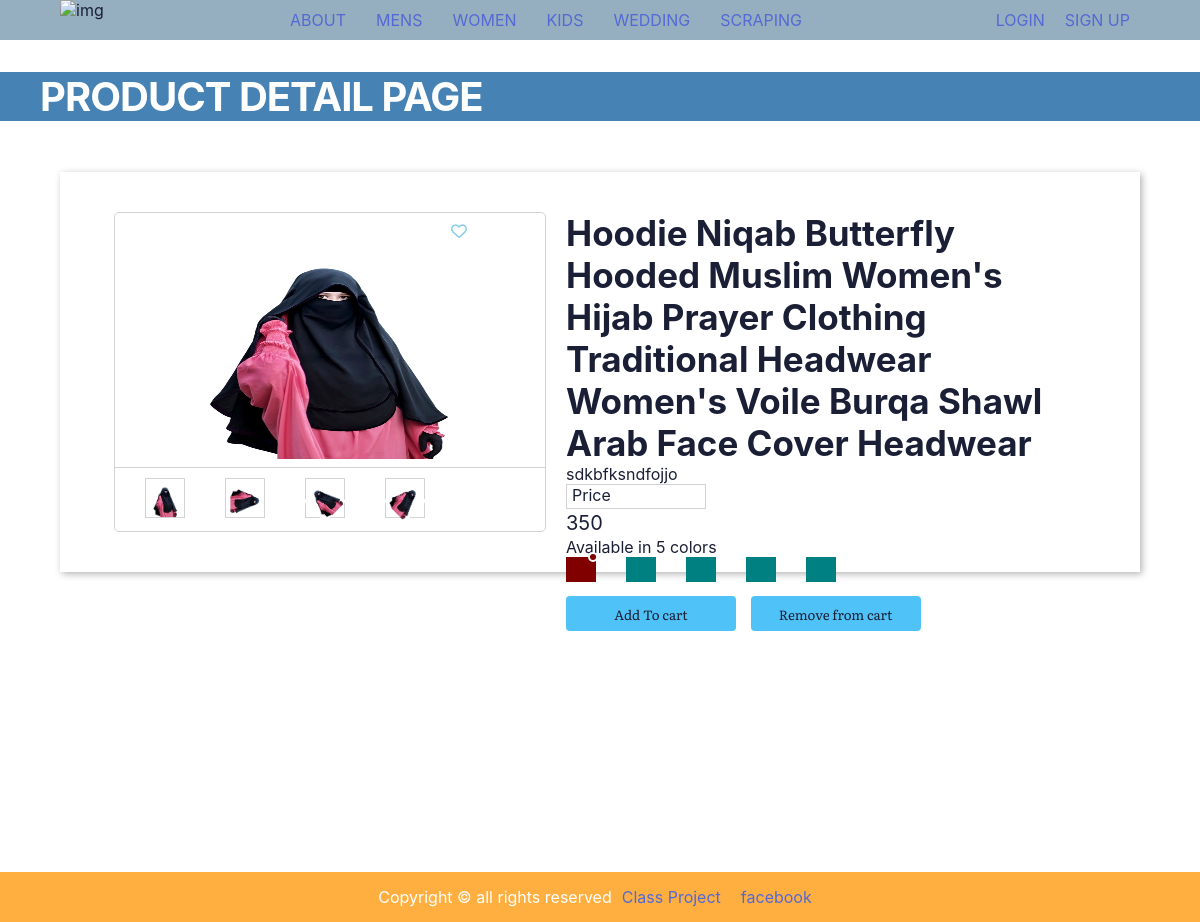
Page /product_detail/3 on the committed database.
### eshop/models.py (models this page shows, shortened)
class Product(models.Model):
    name = models.CharField(max_length = 150)
    category = models.ForeignKey(Category, on_delete = models.CASCADE)
    image = models.ImageField(upload_to = 'Product')
    price = models.IntegerField()
    description = models.TextField(max_length = 5000)
    class Meta:
        verbose_name_plural = 'Products'

### eshop/views.py (the view)
# urls.py: path('product_detail/<pk>', product_details, name = 'product_detail'),
def product_details(request, pk):
    product = Product.objects.get(pk=pk)
    context = {
        'product':product
    }
    return render(request, 'store/product-detail.html', context)

### templates/store/product-detail.html
{% extends 'store/base.html' %}
        {% block eshop_content %}
        {% load static %}
        <br>
        <br>
        <br>
        <section>
          <header>
            <h1>PRODUCT DETAIL PAGE</h1>
          </header>
          <div data-product-detail>
            <div class="img-card">
              <div class='img'>
                <i class="far fa-heart"></i>
                <img src="{{ product.image.url }}" />
              </div>
              <div class='img-options'>
                <div><img src="{{ product.image.url }}" /></div>
                <div><img src="{{ product.image.url }}" /></div>
                <div><img src="{{ product.image.url }}" /></div>
                <div><img src="{{ product.image.url }}" /></div>
              </div>
            </div>
            <div class="product-details">
              <h2>{{ product.name }}</h2>
              <p>{{ product.description }}</p>
              <p>Price</p>
              <p><span>{{ product.price }}</span></p>
              <p>Available in 5 colors</p>
              <div class="sample-colors">
                <div>
                  <div id='circle'></div>
                </div>
                <div></div>
                <div></div>
                <div></div>
                <div></div>
              </div>
              <a href="{% url 'add_to_cart' product.pk %}"><button>Add To cart</button></a>
              <a href="{% url 'remove_from_cart' product.pk %}"><button>Remove from cart</button></a>
            </div>
          </div>
        </section>
        {% endblock eshop_content %}

### static/base/home.css (style rules this page uses)
* { margin: 0; padding: 0; }
body { font-family: 'Roboto', sans-serif; }
a { text-decoration: none; }
img { display: block; width: 100%; height: auto; }

### static/base/product_detail.css (style rules this page uses)
body { font-family: 'Literata', serif; }
section { height: 100vh; }
header { background: steelblue; position: absolute; width: 100%; z-index: 99; }
header h1 { font-size: 2.5em; margin-left: 1em; margin-bottom: 0; color: white; }
[data-product-detail] { width: 90%; height: 400px; margin: 0 auto; position: relative; top: 100px; background: white; box-shadow: 2px 2px 7px rgba(0,0,0,0.3); display: flex; justify-content: center; align-items: center; }
[data-product-detail] .img-card { width: 40%; height: 80%; border: 1px solid lightgrey; border-radius: 5px; }
.img-card .img { height: 80%; display: flex; flex-direction: column; }
.img-card .img i { color: skyblue; margin-left: 21em; margin-top: 10px; }
.img-card .img img { width: 70%; height: 200px; position: relative; left: 60px; top: 20px; }
.img-card .img-options { border-top: 1px solid lightgrey; }
[data-product-detail] .product-details { height: 80%; width: 50%; padding-left: 20px; }
.product-details h2 { margin: 0; font-size: 35px; }
.product-details p:first-of-type { margin: 0; }
.product-details p:nth-of-type(2) { border: 1px solid lightgrey; width: 140px; height: 25px; padding-left: 5px; }
.product-details p:nth-of-type(3) { color: grey; margin-bottom: 0; }
.product-details p:nth-of-type(4) { margin-top: 0; }
.sample-colors { display: flex; }
.sample-colors div { width: 30px; height: 25px; }
.sample-colors div:first-of-type { margin-right: 15px; background: maroon; }
.sample-colors div:first-of-type div { background: maroon; width: 10px; height: 10px; transform: translate(22px, -5px); border-radius: 50%; border: 2px solid white; }
.sample-colors div:not(:first-of-type) { background: teal; margin: 0 15px; }
button { width: 170px; height: 35px; border: none; margin-top: 14px; font-family: 'Literata', serif; }
button:first-of-type { background: #4FC3F7; border-radius: 4px; margin-right: 10px; }
.img-options { display: flex; padding-left: 10px; }
.img-options div { border: 1px solid lightgrey; margin: 10px 20px; width: 40px; height: 40px; }
.img-options div img { width: 80%; margin: 7px 4px; }
.img-options div:nth-of-type(2) img { transform: rotate(90deg); }
.img-options div:nth-of-type(3) img { transform: rotate(-45deg); }
.img-options div:nth-of-type(4) img { transform: rotate(45deg); }

### static/base/daraz/style.css (style rules this page uses)
* { padding: 0; margin: 0; color: #1a1f36; box-sizing: border-box; word-wrap: break-word; font-family: -apple-system,BlinkMacSystemFont,Segoe UI,Roboto,Helvetica Neue,Ubuntu,sans-serif; }
body { min-height: 100%; background-color: #ffffff; }
h1 { letter-spacing: -1px; }
a { color: #5469d4; text-decoration: unset; }
span { display: block; font-size: 20px; line-height: 28px; color: #1a1f36; }

### rows in the picture
Product: image (picture), name "Hoodie Niqab Butterfly Hooded Muslim Women's Hijab Prayer Clothing Traditional Headwear Women's Voile Burqa Shawl Arab Face Cover Headwear", description "sdkbfksndfojjo", price "350"
